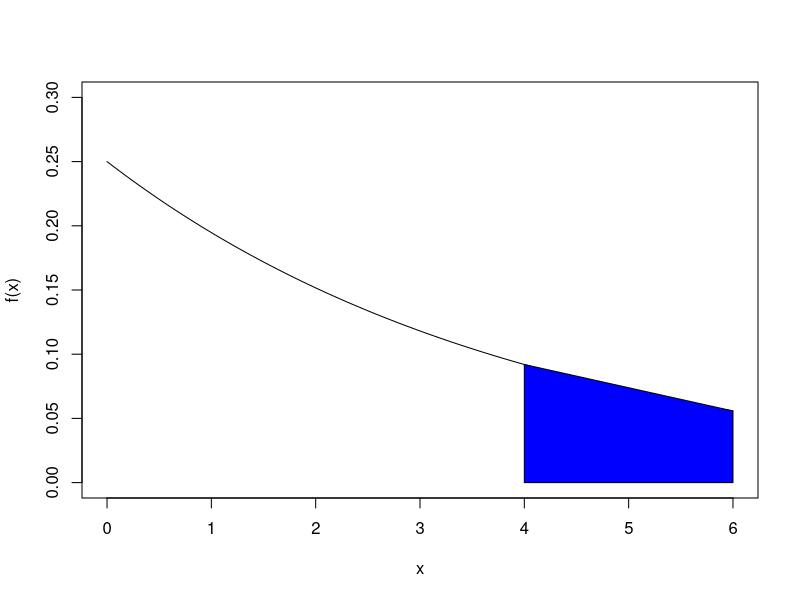

R code for this plot:
#Page no. 45

f=function(x) (1/4*exp(-x/4))
px=integrate(f,lower=4,upper=Inf)    

plot(f,type='l',ylab='f(x)',ylim=c(0,0.3),xlim=c(0,6))
cord.x<-c(4,4,6,6)
cord.y<-c(0,f(4),f(6),0)
polygon(cord.x,cord.y,col='blue')
round(px$value,4)
